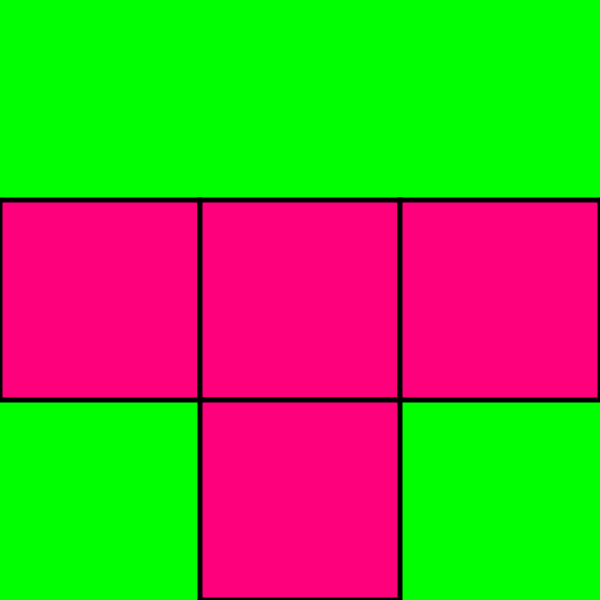
Frame 1 (no input)
Frame 60 (no input): identical to frame 1, image omitted
Frame 120 (the mouse pressed at the canvas centre since frame 60): identical to frame 1, image omitted

The p5.js sketch that drew this single still picture (run headless with seeded random() and noise() and a simulated clock; from frame 60 on, the mouse is pressed at the canvas centre):

// p5.js sketch
// ── sketch.js
// T tetromino rotations encoded as suggested last time
const T = [58, 154, 184, 178];
// T tetromino properties
let tColor;
let tRotation;

function setup() {
  createCanvas(600, 600);
  tColor = color('#ff007d');
  tRotation = 0;
}

function draw() {
  background(0, 255, 0);
  drawT();
}

function drawT() {
  push();
  strokeWeight(5);
  fill(tColor);
  for (i = 0; i <= 8; i++) {
    if ((T[tRotation] & (1 << (8 - i))) != 0) {
      rect((i % 3) * width / 3, ((i / 3) | 0) * height / 3, width / 3, height / 3);
    }
  }
  pop();
}

function keyPressed() {
  if (keyCode === UP_ARROW) {
    tRotation --;
  } else if (keyCode === DOWN_ARROW) {
    tRotation ++;
  }
  tRotation = tRotation < 0 ? 3 : tRotation % 4;
}
